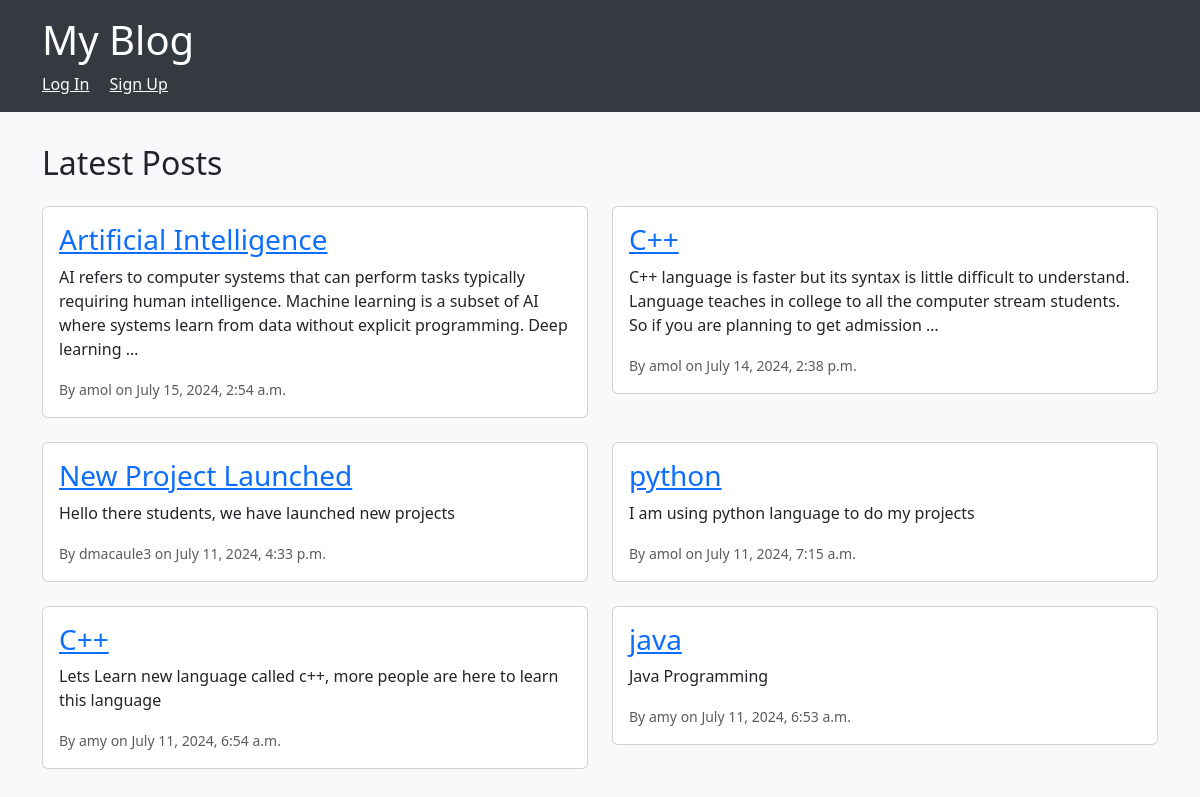
Before: / with the older database file.
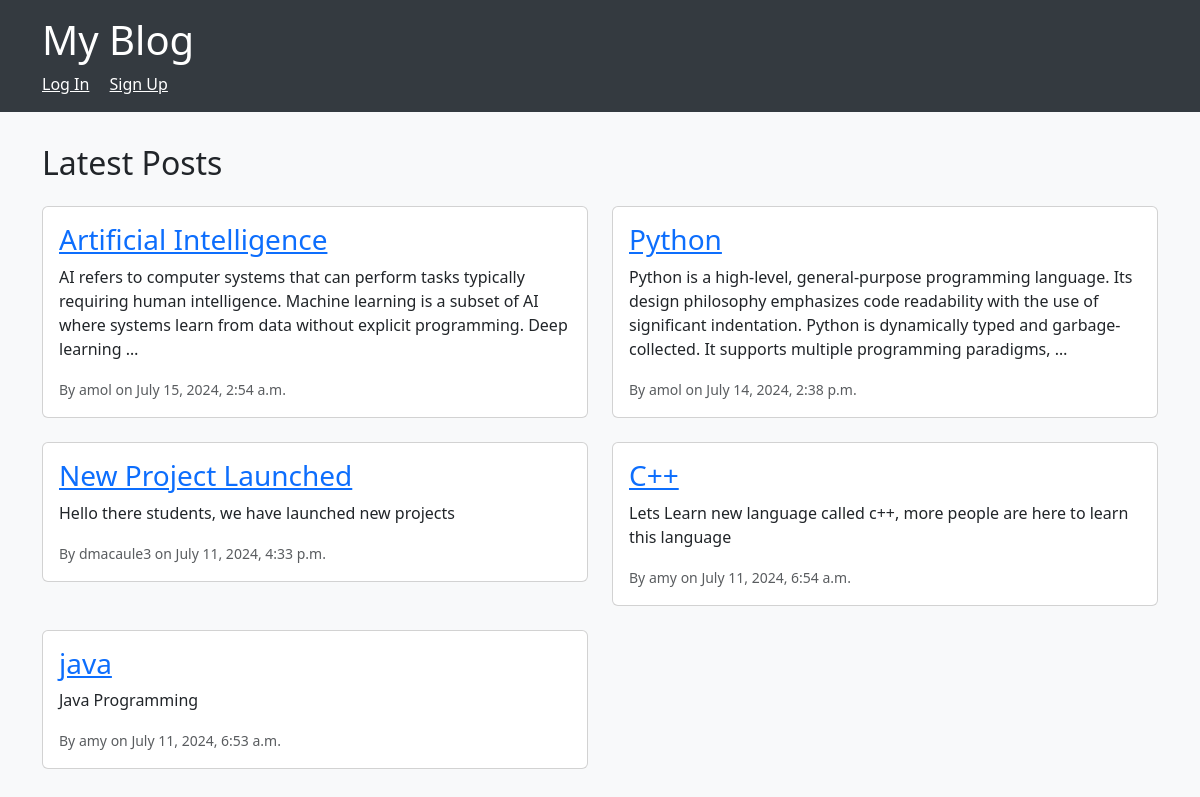
After: the same page with the newer database file.
### blog/models.py (models this page shows)
class Post(models.Model):
    title = models.CharField(max_length=200)
    body = models.TextField()
    author = models.ForeignKey(User, on_delete=models.CASCADE)
    created_at = models.DateTimeField(auto_now_add=True)
    updated_at = models.DateTimeField(auto_now=True)
    image = models.ImageField(upload_to='post_images/', null=True, blank=True)

### blog/views.py (the view)
# urls.py: path('', views.home, name='home'),
def home(request):
    posts = Post.objects.all().order_by('-created_at')
    return render(request, 'blog/home.html', {'posts': posts})

### blog/templates/blog/home.html (shortened to what this page needs)
{% extends 'blog/base.html' %}
{% block content %}
    <h2 class="mb-4">Latest Posts</h2>
    <div class="row">
        {% for post in posts %}
            <div class="col-md-6">
                <div class="card mb-4">
                    <div class="card-body">
                        <h3 class="card-title"><a href="{% url 'post_detail' pk=post.pk %}">{{ post.title }}</a></h3>
                        <p class="card-text">{{ post.body|truncatewords:30 }}</p>
                        <p class="card-text"><small class="text-muted">By {{ post.author }} on {{ post.created_at }}</small></p>
                    </div>
                </div>
            </div>
        {% endfor %}
    </div>
{% endblock %}

Changed rows visible on the page:
removed Post: title "python", body "I am using python language to do my projects", author "amol", created_at "July 11, 2024, 7:15 a.m."
changed Post: title "C++" → "Python"; body "C++ language is faster but its syntax is little difficult to understand. Language teaches in college to all the computer stream students. So if you are planning to get admission …" → "Python is a high-level, general-purpose programming language. Its design philosophy emphasizes code readability with the use of significant indentation. Python is dynamically typed and garbage-collected. It supports multiple programming paradigms, …"
